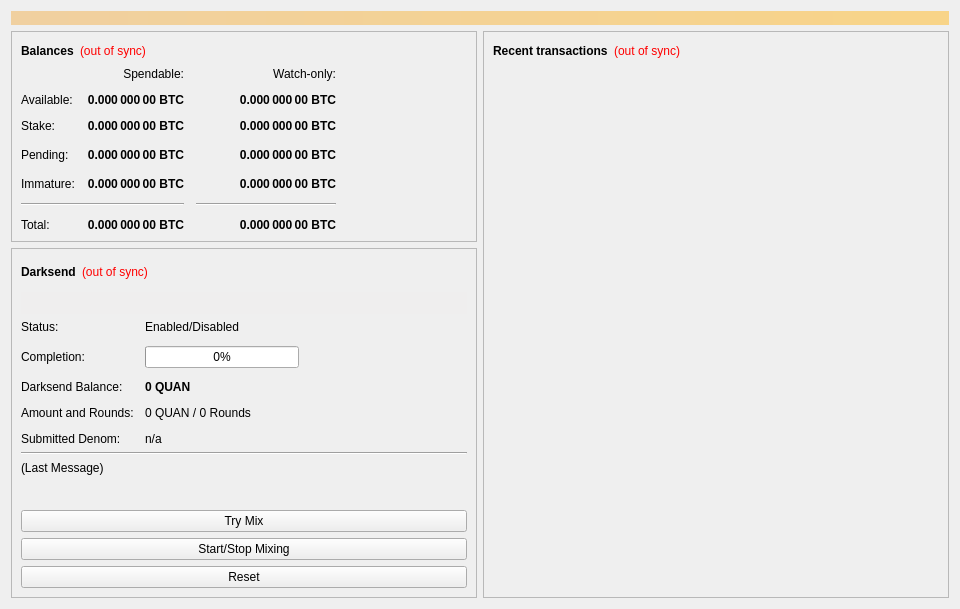
<?xml version="1.0" encoding="UTF-8"?>
<ui version="4.0">
 <class>OverviewPage</class>
 <widget class="QWidget" name="OverviewPage">
  <property name="geometry">
   <rect>
    <x>0</x>
    <y>0</y>
    <width>960</width>
    <height>594</height>
   </rect>
  </property>
  <property name="minimumSize">
   <size>
    <width>960</width>
    <height>0</height>
   </size>
  </property>
  <property name="windowTitle">
   <string>Form</string>
  </property>
  <layout class="QVBoxLayout" name="topLayout">
   <item>
    <widget class="QLabel" name="labelAlerts">
     <property name="visible">
      <bool>false</bool>
     </property>
     <property name="styleSheet">
      <string notr="true">background-color: qlineargradient(x1: 0, y1: 0, x2: 1, y2: 0, stop:0 #F0D0A0, stop:1 #F8D488); color:#000000;</string>
     </property>
     <property name="wordWrap">
      <bool>true</bool>
     </property>
     <property name="margin">
      <number>3</number>
     </property>
    </widget>
   </item>
   <item>
    <layout class="QHBoxLayout" name="horizontalLayout" stretch="1,1">
     <item>
      <layout class="QVBoxLayout" name="verticalLayout_2">
       <item>
        <widget class="QFrame" name="frame">
         <property name="frameShape">
          <enum>QFrame::StyledPanel</enum>
         </property>
         <property name="frameShadow">
          <enum>QFrame::Raised</enum>
         </property>
         <layout class="QVBoxLayout" name="verticalLayout_4">
          <item>
           <layout class="QHBoxLayout" name="horizontalLayout_4">
            <item>
             <widget class="QLabel" name="label_5">
              <property name="font">
               <font>
                <weight>75</weight>
                <bold>true</bold>
               </font>
              </property>
              <property name="text">
               <string>Balances</string>
              </property>
             </widget>
            </item>
            <item>
             <widget class="QLabel" name="labelWalletStatus">
              <property name="cursor">
               <cursorShape>WhatsThisCursor</cursorShape>
              </property>
              <property name="toolTip">
               <string>The displayed information may be out of date. Your wallet automatically synchronizes with the Nightcoin network after a connection is established, but this process has not completed yet.</string>
              </property>
              <property name="styleSheet">
               <string notr="true">QLabel { color: red; }</string>
              </property>
              <property name="text">
               <string notr="true">(out of sync)</string>
              </property>
              <property name="alignment">
               <set>Qt::AlignLeading|Qt::AlignLeft|Qt::AlignVCenter</set>
              </property>
             </widget>
            </item>
            <item>
             <spacer name="horizontalSpacer_3">
              <property name="orientation">
               <enum>Qt::Horizontal</enum>
              </property>
              <property name="sizeHint" stdset="0">
               <size>
                <width>40</width>
                <height>20</height>
               </size>
              </property>
             </spacer>
            </item>
           </layout>
          </item>
          <item>
           <layout class="QGridLayout" name="gridLayout">
            <property name="spacing">
             <number>12</number>
            </property>
            <item row="3" column="2">
             <widget class="QLabel" name="labelWatchPending">
              <property name="font">
               <font>
                <weight>75</weight>
                <bold>true</bold>
               </font>
              </property>
              <property name="cursor">
               <cursorShape>IBeamCursor</cursorShape>
              </property>
              <property name="toolTip">
               <string>Unconfirmed transactions to watch-only addresses</string>
              </property>
              <property name="text">
               <string notr="true">0.000 000 00 BTC</string>
              </property>
              <property name="alignment">
               <set>Qt::AlignRight|Qt::AlignTrailing|Qt::AlignVCenter</set>
              </property>
              <property name="textInteractionFlags">
               <set>Qt::LinksAccessibleByMouse|Qt::TextSelectableByKeyboard|Qt::TextSelectableByMouse</set>
              </property>
             </widget>
            </item>
            <item row="3" column="1">
             <widget class="QLabel" name="labelUnconfirmed">
              <property name="font">
               <font>
                <weight>75</weight>
                <bold>true</bold>
               </font>
              </property>
              <property name="cursor">
               <cursorShape>IBeamCursor</cursorShape>
              </property>
              <property name="toolTip">
               <string>Total of transactions that have yet to be confirmed, and do not yet count toward the spendable balance</string>
              </property>
              <property name="text">
               <string notr="true">0.000 000 00 BTC</string>
              </property>
              <property name="alignment">
               <set>Qt::AlignRight|Qt::AlignTrailing|Qt::AlignVCenter</set>
              </property>
              <property name="textInteractionFlags">
               <set>Qt::LinksAccessibleByMouse|Qt::TextSelectableByKeyboard|Qt::TextSelectableByMouse</set>
              </property>
             </widget>
            </item>
            <item row="4" column="2">
             <widget class="QLabel" name="labelWatchImmature">
              <property name="font">
               <font>
                <weight>75</weight>
                <bold>true</bold>
               </font>
              </property>
              <property name="cursor">
               <cursorShape>IBeamCursor</cursorShape>
              </property>
              <property name="toolTip">
               <string>Mined balance in watch-only addresses that has not yet matured</string>
              </property>
              <property name="text">
               <string notr="true">0.000 000 00 BTC</string>
              </property>
              <property name="alignment">
               <set>Qt::AlignRight|Qt::AlignTrailing|Qt::AlignVCenter</set>
              </property>
              <property name="textInteractionFlags">
               <set>Qt::LinksAccessibleByMouse|Qt::TextSelectableByKeyboard|Qt::TextSelectableByMouse</set>
              </property>
             </widget>
            </item>
            <item row="5" column="0" colspan="2">
             <widget class="Line" name="lineSpendableBalance">
              <property name="orientation">
               <enum>Qt::Horizontal</enum>
              </property>
             </widget>
            </item>
            <item row="5" column="2">
             <widget class="Line" name="lineWatchBalance">
              <property name="sizePolicy">
               <sizepolicy hsizetype="Preferred" vsizetype="Fixed">
                <horstretch>0</horstretch>
                <verstretch>0</verstretch>
               </sizepolicy>
              </property>
              <property name="minimumSize">
               <size>
                <width>140</width>
                <height>0</height>
               </size>
              </property>
              <property name="orientation">
               <enum>Qt::Horizontal</enum>
              </property>
             </widget>
            </item>
            <item row="6" column="0">
             <widget class="QLabel" name="labelTotalText">
              <property name="text">
               <string>Total:</string>
              </property>
             </widget>
            </item>
            <item row="4" column="1">
             <widget class="QLabel" name="labelImmature">
              <property name="font">
               <font>
                <weight>75</weight>
                <bold>true</bold>
               </font>
              </property>
              <property name="cursor">
               <cursorShape>IBeamCursor</cursorShape>
              </property>
              <property name="toolTip">
               <string>Mined balance that has not yet matured</string>
              </property>
              <property name="text">
               <string notr="true">0.000 000 00 BTC</string>
              </property>
              <property name="alignment">
               <set>Qt::AlignRight|Qt::AlignTrailing|Qt::AlignVCenter</set>
              </property>
              <property name="textInteractionFlags">
               <set>Qt::LinksAccessibleByMouse|Qt::TextSelectableByKeyboard|Qt::TextSelectableByMouse</set>
              </property>
             </widget>
            </item>
            <item row="3" column="3">
             <spacer name="horizontalSpacer_2">
              <property name="orientation">
               <enum>Qt::Horizontal</enum>
              </property>
              <property name="sizeHint" stdset="0">
               <size>
                <width>40</width>
                <height>20</height>
               </size>
              </property>
             </spacer>
            </item>
            <item row="4" column="0">
             <widget class="QLabel" name="labelImmatureText">
              <property name="text">
               <string>Immature:</string>
              </property>
             </widget>
            </item>
            <item row="6" column="1">
             <widget class="QLabel" name="labelTotal">
              <property name="font">
               <font>
                <weight>75</weight>
                <bold>true</bold>
               </font>
              </property>
              <property name="cursor">
               <cursorShape>IBeamCursor</cursorShape>
              </property>
              <property name="toolTip">
               <string>Your current total balance</string>
              </property>
              <property name="text">
               <string notr="true">0.000 000 00 BTC</string>
              </property>
              <property name="alignment">
               <set>Qt::AlignRight|Qt::AlignTrailing|Qt::AlignVCenter</set>
              </property>
              <property name="textInteractionFlags">
               <set>Qt::LinksAccessibleByMouse|Qt::TextSelectableByKeyboard|Qt::TextSelectableByMouse</set>
              </property>
             </widget>
            </item>
            <item row="6" column="2">
             <widget class="QLabel" name="labelWatchTotal">
              <property name="font">
               <font>
                <weight>75</weight>
                <bold>true</bold>
               </font>
              </property>
              <property name="cursor">
               <cursorShape>IBeamCursor</cursorShape>
              </property>
              <property name="toolTip">
               <string>Current total balance in watch-only addresses</string>
              </property>
              <property name="text">
               <string notr="true">0.000 000 00 BTC</string>
              </property>
              <property name="alignment">
               <set>Qt::AlignRight|Qt::AlignTrailing|Qt::AlignVCenter</set>
              </property>
              <property name="textInteractionFlags">
               <set>Qt::LinksAccessibleByMouse|Qt::TextSelectableByKeyboard|Qt::TextSelectableByMouse</set>
              </property>
             </widget>
            </item>
            <item row="0" column="2">
             <widget class="QLabel" name="labelWatchonly">
              <property name="text">
               <string>Watch-only:</string>
              </property>
              <property name="alignment">
               <set>Qt::AlignRight|Qt::AlignTrailing|Qt::AlignVCenter</set>
              </property>
             </widget>
            </item>
            <item row="1" column="0">
             <widget class="QLabel" name="labelBalanceText">
              <property name="text">
               <string>Available:</string>
              </property>
             </widget>
            </item>
            <item row="1" column="1">
             <widget class="QLabel" name="labelBalance">
              <property name="font">
               <font>
                <weight>75</weight>
                <bold>true</bold>
               </font>
              </property>
              <property name="cursor">
               <cursorShape>IBeamCursor</cursorShape>
              </property>
              <property name="toolTip">
               <string>Your current spendable balance</string>
              </property>
              <property name="text">
               <string notr="true">0.000 000 00 BTC</string>
              </property>
              <property name="alignment">
               <set>Qt::AlignRight|Qt::AlignTrailing|Qt::AlignVCenter</set>
              </property>
              <property name="textInteractionFlags">
               <set>Qt::LinksAccessibleByMouse|Qt::TextSelectableByKeyboard|Qt::TextSelectableByMouse</set>
              </property>
             </widget>
            </item>
            <item row="2" column="0">
             <widget class="QLabel" name="label_10">
              <property name="text">
               <string>Stake:</string>
              </property>
             </widget>
            </item>
            <item row="2" column="1">
             <widget class="QLabel" name="labelStake">
              <property name="font">
               <font>
                <weight>75</weight>
                <bold>true</bold>
               </font>
              </property>
              <property name="cursor">
               <cursorShape>IBeamCursor</cursorShape>
              </property>
              <property name="toolTip">
               <string>Total of coins that was staked, and do not yet count toward the current balance</string>
              </property>
              <property name="text">
               <string notr="true">0.000 000 00 BTC</string>
              </property>
              <property name="alignment">
               <set>Qt::AlignRight|Qt::AlignTrailing|Qt::AlignVCenter</set>
              </property>
              <property name="textInteractionFlags">
               <set>Qt::LinksAccessibleByMouse|Qt::TextSelectableByKeyboard|Qt::TextSelectableByMouse</set>
              </property>
             </widget>
            </item>
            <item row="2" column="2">
             <widget class="QLabel" name="labelWatchStake">
              <property name="font">
               <font>
                <weight>75</weight>
                <bold>true</bold>
               </font>
              </property>
              <property name="cursor">
               <cursorShape>IBeamCursor</cursorShape>
              </property>
              <property name="toolTip">
               <string>Total of coins that was staked in watch-only addresses, and do not yet count toward the current watch-only balance</string>
              </property>
              <property name="text">
               <string notr="true">0.000 000 00 BTC</string>
              </property>
              <property name="alignment">
               <set>Qt::AlignRight|Qt::AlignTrailing|Qt::AlignVCenter</set>
              </property>
              <property name="textInteractionFlags">
               <set>Qt::LinksAccessibleByMouse|Qt::TextSelectableByKeyboard|Qt::TextSelectableByMouse</set>
              </property>
             </widget>
            </item>
            <item row="1" column="2">
             <widget class="QLabel" name="labelWatchAvailable">
              <property name="font">
               <font>
                <weight>75</weight>
                <bold>true</bold>
               </font>
              </property>
              <property name="cursor">
               <cursorShape>IBeamCursor</cursorShape>
              </property>
              <property name="toolTip">
               <string>Your current balance in watch-only addresses</string>
              </property>
              <property name="text">
               <string notr="true">0.000 000 00 BTC</string>
              </property>
              <property name="alignment">
               <set>Qt::AlignRight|Qt::AlignTrailing|Qt::AlignVCenter</set>
              </property>
              <property name="textInteractionFlags">
               <set>Qt::LinksAccessibleByMouse|Qt::TextSelectableByKeyboard|Qt::TextSelectableByMouse</set>
              </property>
             </widget>
            </item>
            <item row="3" column="0">
             <widget class="QLabel" name="labelPendingText">
              <property name="text">
               <string>Pending:</string>
              </property>
             </widget>
            </item>
            <item row="0" column="1">
             <widget class="QLabel" name="labelSpendable">
              <property name="text">
               <string>Spendable:</string>
              </property>
              <property name="alignment">
               <set>Qt::AlignRight|Qt::AlignTrailing|Qt::AlignVCenter</set>
              </property>
             </widget>
            </item>
           </layout>
          </item>
         </layout>
        </widget>
       </item>
       <item>
        <widget class="QFrame" name="frameDarksend">
         <property name="sizePolicy">
          <sizepolicy hsizetype="Expanding" vsizetype="Expanding">
           <horstretch>0</horstretch>
           <verstretch>0</verstretch>
          </sizepolicy>
         </property>
         <property name="minimumSize">
          <size>
           <width>0</width>
           <height>350</height>
          </size>
         </property>
         <property name="layoutDirection">
          <enum>Qt::LeftToRight</enum>
         </property>
         <property name="frameShape">
          <enum>QFrame::StyledPanel</enum>
         </property>
         <property name="frameShadow">
          <enum>QFrame::Raised</enum>
         </property>
         <layout class="QVBoxLayout" name="verticalLayout_5">
          <item>
           <layout class="QHBoxLayout" name="horizontalLayout_5">
            <item>
             <widget class="QLabel" name="label_2">
              <property name="font">
               <font>
                <weight>75</weight>
                <bold>true</bold>
               </font>
              </property>
              <property name="text">
               <string>Darksend</string>
              </property>
             </widget>
            </item>
            <item>
             <widget class="QLabel" name="labelDarksendSyncStatus">
              <property name="toolTip">
               <string>The displayed information may be out of date. Your wallet automatically synchronizes with the Nightcoin network after a connection is established, but this process has not completed yet.</string>
              </property>
              <property name="styleSheet">
               <string notr="true">QLabel { color: red; }</string>
              </property>
              <property name="text">
               <string notr="true">(out of sync)</string>
              </property>
              <property name="alignment">
               <set>Qt::AlignLeading|Qt::AlignLeft|Qt::AlignVCenter</set>
              </property>
             </widget>
            </item>
            <item>
             <spacer name="horizontalSpacer_4">
              <property name="orientation">
               <enum>Qt::Horizontal</enum>
              </property>
              <property name="sizeHint" stdset="0">
               <size>
                <width>40</width>
                <height>20</height>
               </size>
              </property>
             </spacer>
            </item>
           </layout>
          </item>
          <item>
           <widget class="QPushButton" name="runAutoDenom">
            <property name="palette">
             <palette>
              <active>
               <colorrole role="WindowText">
                <brush brushstyle="SolidPattern">
                 <color alpha="255">
                  <red>0</red>
                  <green>0</green>
                  <blue>0</blue>
                 </color>
                </brush>
               </colorrole>
               <colorrole role="Button">
                <brush brushstyle="SolidPattern">
                 <color alpha="255">
                  <red>239</red>
                  <green>238</green>
                  <blue>238</blue>
                 </color>
                </brush>
               </colorrole>
               <colorrole role="Light">
                <brush brushstyle="SolidPattern">
                 <color alpha="255">
                  <red>255</red>
                  <green>255</green>
                  <blue>255</blue>
                 </color>
                </brush>
               </colorrole>
               <colorrole role="Midlight">
                <brush brushstyle="SolidPattern">
                 <color alpha="255">
                  <red>247</red>
                  <green>246</green>
                  <blue>246</blue>
                 </color>
                </brush>
               </colorrole>
               <colorrole role="Dark">
                <brush brushstyle="SolidPattern">
                 <color alpha="255">
                  <red>119</red>
                  <green>119</green>
                  <blue>119</blue>
                 </color>
                </brush>
               </colorrole>
               <colorrole role="Mid">
                <brush brushstyle="SolidPattern">
                 <color alpha="255">
                  <red>159</red>
                  <green>159</green>
                  <blue>159</blue>
                 </color>
                </brush>
               </colorrole>
               <colorrole role="Text">
                <brush brushstyle="SolidPattern">
                 <color alpha="255">
                  <red>0</red>
                  <green>0</green>
                  <blue>0</blue>
                 </color>
                </brush>
               </colorrole>
               <colorrole role="BrightText">
                <brush brushstyle="SolidPattern">
                 <color alpha="255">
                  <red>255</red>
                  <green>255</green>
                  <blue>255</blue>
                 </color>
                </brush>
               </colorrole>
               <colorrole role="ButtonText">
                <brush brushstyle="SolidPattern">
                 <color alpha="255">
                  <red>0</red>
                  <green>0</green>
                  <blue>0</blue>
                 </color>
                </brush>
               </colorrole>
               <colorrole role="Base">
                <brush brushstyle="SolidPattern">
                 <color alpha="255">
                  <red>255</red>
                  <green>255</green>
                  <blue>255</blue>
                 </color>
                </brush>
               </colorrole>
               <colorrole role="Window">
                <brush brushstyle="SolidPattern">
                 <color alpha="255">
                  <red>239</red>
                  <green>238</green>
                  <blue>238</blue>
                 </color>
                </brush>
               </colorrole>
               <colorrole role="Shadow">
                <brush brushstyle="SolidPattern">
                 <color alpha="255">
                  <red>0</red>
                  <green>0</green>
                  <blue>0</blue>
                 </color>
                </brush>
               </colorrole>
               <colorrole role="AlternateBase">
                <brush brushstyle="SolidPattern">
                 <color alpha="255">
                  <red>247</red>
                  <green>246</green>
                  <blue>246</blue>
                 </color>
                </brush>
               </colorrole>
               <colorrole role="ToolTipBase">
                <brush brushstyle="SolidPattern">
                 <color alpha="255">
                  <red>255</red>
                  <green>255</green>
                  <blue>220</blue>
                 </color>
                </brush>
               </colorrole>
               <colorrole role="ToolTipText">
                <brush brushstyle="SolidPattern">
                 <color alpha="255">
                  <red>0</red>
                  <green>0</green>
                  <blue>0</blue>
                 </color>
                </brush>
               </colorrole>
              </active>
              <inactive>
               <colorrole role="WindowText">
                <brush brushstyle="SolidPattern">
                 <color alpha="255">
                  <red>0</red>
                  <green>0</green>
                  <blue>0</blue>
                 </color>
                </brush>
               </colorrole>
               <colorrole role="Button">
                <brush brushstyle="SolidPattern">
                 <color alpha="255">
                  <red>239</red>
                  <green>238</green>
                  <blue>238</blue>
                 </color>
                </brush>
               </colorrole>
               <colorrole role="Light">
                <brush brushstyle="SolidPattern">
                 <color alpha="255">
                  <red>255</red>
                  <green>255</green>
                  <blue>255</blue>
                 </color>
                </brush>
               </colorrole>
               <colorrole role="Midlight">
                <brush brushstyle="SolidPattern">
                 <color alpha="255">
                  <red>247</red>
                  <green>246</green>
                  <blue>246</blue>
                 </color>
                </brush>
               </colorrole>
               <colorrole role="Dark">
                <brush brushstyle="SolidPattern">
                 <color alpha="255">
                  <red>119</red>
                  <green>119</green>
                  <blue>119</blue>
                 </color>
                </brush>
               </colorrole>
               <colorrole role="Mid">
                <brush brushstyle="SolidPattern">
                 <color alpha="255">
                  <red>159</red>
                  <green>159</green>
                  <blue>159</blue>
                 </color>
                </brush>
               </colorrole>
               <colorrole role="Text">
                <brush brushstyle="SolidPattern">
                 <color alpha="255">
                  <red>0</red>
                  <green>0</green>
                  <blue>0</blue>
                 </color>
                </brush>
               </colorrole>
               <colorrole role="BrightText">
                <brush brushstyle="SolidPattern">
                 <color alpha="255">
                  <red>255</red>
                  <green>255</green>
                  <blue>255</blue>
                 </color>
                </brush>
               </colorrole>
               <colorrole role="ButtonText">
                <brush brushstyle="SolidPattern">
                 <color alpha="255">
                  <red>0</red>
                  <green>0</green>
                  <blue>0</blue>
                 </color>
                </brush>
               </colorrole>
               <colorrole role="Base">
                <brush brushstyle="SolidPattern">
                 <color alpha="255">
                  <red>255</red>
                  <green>255</green>
                  <blue>255</blue>
                 </color>
                </brush>
               </colorrole>
               <colorrole role="Window">
                <brush brushstyle="SolidPattern">
                 <color alpha="255">
                  <red>239</red>
                  <green>238</green>
                  <blue>238</blue>
                 </color>
                </brush>
               </colorrole>
               <colorrole role="Shadow">
                <brush brushstyle="SolidPattern">
                 <color alpha="255">
                  <red>0</red>
                  <green>0</green>
                  <blue>0</blue>
                 </color>
                </brush>
               </colorrole>
               <colorrole role="AlternateBase">
                <brush brushstyle="SolidPattern">
                 <color alpha="255">
                  <red>247</red>
                  <green>246</green>
                  <blue>246</blue>
                 </color>
                </brush>
               </colorrole>
               <colorrole role="ToolTipBase">
                <brush brushstyle="SolidPattern">
                 <color alpha="255">
                  <red>255</red>
                  <green>255</green>
                  <blue>220</blue>
                 </color>
                </brush>
               </colorrole>
               <colorrole role="ToolTipText">
                <brush brushstyle="SolidPattern">
                 <color alpha="255">
                  <red>0</red>
                  <green>0</green>
                  <blue>0</blue>
                 </color>
                </brush>
               </colorrole>
              </inactive>
              <disabled>
               <colorrole role="WindowText">
                <brush brushstyle="SolidPattern">
                 <color alpha="255">
                  <red>119</red>
                  <green>119</green>
                  <blue>119</blue>
                 </color>
                </brush>
               </colorrole>
               <colorrole role="Button">
                <brush brushstyle="SolidPattern">
                 <color alpha="255">
                  <red>239</red>
                  <green>238</green>
                  <blue>238</blue>
                 </color>
                </brush>
               </colorrole>
               <colorrole role="Light">
                <brush brushstyle="SolidPattern">
                 <color alpha="255">
                  <red>255</red>
                  <green>255</green>
                  <blue>255</blue>
                 </color>
                </brush>
               </colorrole>
               <colorrole role="Midlight">
                <brush brushstyle="SolidPattern">
                 <color alpha="255">
                  <red>247</red>
                  <green>246</green>
                  <blue>246</blue>
                 </color>
                </brush>
               </colorrole>
               <colorrole role="Dark">
                <brush brushstyle="SolidPattern">
                 <color alpha="255">
                  <red>119</red>
                  <green>119</green>
                  <blue>119</blue>
                 </color>
                </brush>
               </colorrole>
               <colorrole role="Mid">
                <brush brushstyle="SolidPattern">
                 <color alpha="255">
                  <red>159</red>
                  <green>159</green>
                  <blue>159</blue>
                 </color>
                </brush>
               </colorrole>
               <colorrole role="Text">
                <brush brushstyle="SolidPattern">
                 <color alpha="255">
                  <red>119</red>
                  <green>119</green>
                  <blue>119</blue>
                 </color>
                </brush>
               </colorrole>
               <colorrole role="BrightText">
                <brush brushstyle="SolidPattern">
                 <color alpha="255">
                  <red>255</red>
                  <green>255</green>
                  <blue>255</blue>
                 </color>
                </brush>
               </colorrole>
               <colorrole role="ButtonText">
                <brush brushstyle="SolidPattern">
                 <color alpha="255">
                  <red>119</red>
                  <green>119</green>
                  <blue>119</blue>
                 </color>
                </brush>
               </colorrole>
               <colorrole role="Base">
                <brush brushstyle="SolidPattern">
                 <color alpha="255">
                  <red>239</red>
                  <green>238</green>
                  <blue>238</blue>
                 </color>
                </brush>
               </colorrole>
               <colorrole role="Window">
                <brush brushstyle="SolidPattern">
                 <color alpha="255">
                  <red>239</red>
                  <green>238</green>
                  <blue>238</blue>
                 </color>
                </brush>
               </colorrole>
               <colorrole role="Shadow">
                <brush brushstyle="SolidPattern">
                 <color alpha="255">
                  <red>0</red>
                  <green>0</green>
                  <blue>0</blue>
                 </color>
                </brush>
               </colorrole>
               <colorrole role="AlternateBase">
                <brush brushstyle="SolidPattern">
                 <color alpha="255">
                  <red>239</red>
                  <green>238</green>
                  <blue>238</blue>
                 </color>
                </brush>
               </colorrole>
               <colorrole role="ToolTipBase">
                <brush brushstyle="SolidPattern">
                 <color alpha="255">
                  <red>255</red>
                  <green>255</green>
                  <blue>220</blue>
                 </color>
                </brush>
               </colorrole>
               <colorrole role="ToolTipText">
                <brush brushstyle="SolidPattern">
                 <color alpha="255">
                  <red>0</red>
                  <green>0</green>
                  <blue>0</blue>
                 </color>
                </brush>
               </colorrole>
              </disabled>
             </palette>
            </property>
            <property name="focusPolicy">
             <enum>Qt::NoFocus</enum>
            </property>
            <property name="autoFillBackground">
             <bool>true</bool>
            </property>
            <property name="text">
             <string/>
            </property>
            <property name="flat">
             <bool>true</bool>
            </property>
           </widget>
          </item>
          <item>
           <layout class="QFormLayout" name="formLayout">
            <property name="fieldGrowthPolicy">
             <enum>QFormLayout::AllNonFixedFieldsGrow</enum>
            </property>
            <property name="horizontalSpacing">
             <number>11</number>
            </property>
            <property name="verticalSpacing">
             <number>12</number>
            </property>
            <item row="0" column="0">
             <widget class="QLabel" name="label_6">
              <property name="text">
               <string>Status:</string>
              </property>
             </widget>
            </item>
            <item row="1" column="0">
             <widget class="QLabel" name="label_7">
              <property name="text">
               <string>Completion:</string>
              </property>
             </widget>
            </item>
            <item row="1" column="1">
             <widget class="QProgressBar" name="darksendProgress">
              <property name="maximumSize">
               <size>
                <width>154</width>
                <height>16777215</height>
               </size>
              </property>
              <property name="value">
               <number>0</number>
              </property>
             </widget>
            </item>
            <item row="3" column="0">
             <widget class="QLabel" name="labelAnonymizedText">
              <property name="text">
               <string>Darksend Balance:</string>
              </property>
             </widget>
            </item>
            <item row="3" column="1">
             <widget class="QLabel" name="labelAnonymized">
              <property name="font">
               <font>
                <weight>75</weight>
                <bold>true</bold>
               </font>
              </property>
              <property name="text">
               <string notr="true">0 QUAN</string>
              </property>
             </widget>
            </item>
            <item row="4" column="0">
             <widget class="QLabel" name="label_8">
              <property name="text">
               <string>Amount and Rounds:</string>
              </property>
             </widget>
            </item>
            <item row="4" column="1">
             <widget class="QLabel" name="labelAmountRounds">
              <property name="text">
               <string>0 QUAN / 0 Rounds</string>
              </property>
             </widget>
            </item>
            <item row="5" column="0">
             <widget class="QLabel" name="label_9">
              <property name="text">
               <string>Submitted Denom:</string>
              </property>
             </widget>
            </item>
            <item row="5" column="1">
             <widget class="QLabel" name="labelSubmittedDenom">
              <property name="toolTip">
               <string>The denominations you submitted to the Masternode.&lt;br&gt;To mix, other users must submit the exact same denominations.</string>
              </property>
              <property name="text">
               <string>n/a</string>
              </property>
             </widget>
            </item>
            <item row="0" column="1">
             <widget class="QLabel" name="darksendEnabled">
              <property name="text">
               <string>Enabled/Disabled</string>
              </property>
             </widget>
            </item>
           </layout>
          </item>
          <item>
           <widget class="Line" name="lineLastMessage">
            <property name="orientation">
             <enum>Qt::Horizontal</enum>
            </property>
           </widget>
          </item>
          <item>
           <widget class="QLabel" name="darksendStatus">
            <property name="minimumSize">
             <size>
              <width>288</width>
              <height>43</height>
             </size>
            </property>
            <property name="text">
             <string>(Last Message)</string>
            </property>
            <property name="alignment">
             <set>Qt::AlignLeading|Qt::AlignLeft|Qt::AlignTop</set>
            </property>
            <property name="wordWrap">
             <bool>true</bool>
            </property>
           </widget>
          </item>
          <item>
           <widget class="QPushButton" name="darksendAuto">
            <property name="sizePolicy">
             <sizepolicy hsizetype="MinimumExpanding" vsizetype="Fixed">
              <horstretch>0</horstretch>
              <verstretch>0</verstretch>
             </sizepolicy>
            </property>
            <property name="toolTip">
             <string>Try to manually submit a Darksend request.</string>
            </property>
            <property name="text">
             <string>Try Mix</string>
            </property>
           </widget>
          </item>
          <item>
           <widget class="QPushButton" name="toggleDarksend">
            <property name="sizePolicy">
             <sizepolicy hsizetype="MinimumExpanding" vsizetype="Fixed">
              <horstretch>0</horstretch>
              <verstretch>0</verstretch>
             </sizepolicy>
            </property>
            <property name="text">
             <string>Start/Stop Mixing</string>
            </property>
           </widget>
          </item>
          <item>
           <widget class="QPushButton" name="darksendReset">
            <property name="sizePolicy">
             <sizepolicy hsizetype="MinimumExpanding" vsizetype="Fixed">
              <horstretch>0</horstretch>
              <verstretch>0</verstretch>
             </sizepolicy>
            </property>
            <property name="toolTip">
             <string>Reset the current status of Darksend (can interrupt Darksend if it's in the process of Mixing, which can cost you money!)</string>
            </property>
            <property name="autoFillBackground">
             <bool>false</bool>
            </property>
            <property name="text">
             <string>Reset</string>
            </property>
           </widget>
          </item>
         </layout>
        </widget>
       </item>
       <item>
        <spacer name="verticalSpacer">
         <property name="orientation">
          <enum>Qt::Vertical</enum>
         </property>
         <property name="sizeHint" stdset="0">
          <size>
           <width>20</width>
           <height>40</height>
          </size>
         </property>
        </spacer>
       </item>
      </layout>
     </item>
     <item>
      <layout class="QVBoxLayout" name="verticalLayout_3">
       <item>
        <widget class="QFrame" name="frame_2">
         <property name="frameShape">
          <enum>QFrame::StyledPanel</enum>
         </property>
         <property name="frameShadow">
          <enum>QFrame::Raised</enum>
         </property>
         <layout class="QVBoxLayout" name="verticalLayout">
          <item>
           <layout class="QHBoxLayout" name="horizontalLayout_2">
            <item>
             <widget class="QLabel" name="label_4">
              <property name="font">
               <font>
                <weight>75</weight>
                <bold>true</bold>
               </font>
              </property>
              <property name="text">
               <string>Recent transactions</string>
              </property>
             </widget>
            </item>
            <item>
             <widget class="QLabel" name="labelTransactionsStatus">
              <property name="cursor">
               <cursorShape>WhatsThisCursor</cursorShape>
              </property>
              <property name="toolTip">
               <string>The displayed information may be out of date. Your wallet automatically synchronizes with the Nightcoin network after a connection is established, but this process has not completed yet.</string>
              </property>
              <property name="styleSheet">
               <string notr="true">QLabel { color: red; }</string>
              </property>
              <property name="text">
               <string notr="true">(out of sync)</string>
              </property>
              <property name="alignment">
               <set>Qt::AlignRight|Qt::AlignTrailing|Qt::AlignVCenter</set>
              </property>
             </widget>
            </item>
            <item>
             <spacer name="horizontalSpacer">
              <property name="orientation">
               <enum>Qt::Horizontal</enum>
              </property>
              <property name="sizeHint" stdset="0">
               <size>
                <width>40</width>
                <height>20</height>
               </size>
              </property>
             </spacer>
            </item>
           </layout>
          </item>
          <item>
           <widget class="QListView" name="listTransactions">
            <property name="styleSheet">
             <string notr="true">QListView { background: transparent; }</string>
            </property>
            <property name="frameShape">
             <enum>QFrame::NoFrame</enum>
            </property>
            <property name="verticalScrollBarPolicy">
             <enum>Qt::ScrollBarAlwaysOff</enum>
            </property>
            <property name="horizontalScrollBarPolicy">
             <enum>Qt::ScrollBarAlwaysOff</enum>
            </property>
            <property name="selectionMode">
             <enum>QAbstractItemView::NoSelection</enum>
            </property>
           </widget>
          </item>
         </layout>
        </widget>
       </item>
      </layout>
     </item>
    </layout>
   </item>
  </layout>
 </widget>
 <resources/>
 <connections/>
</ui>
